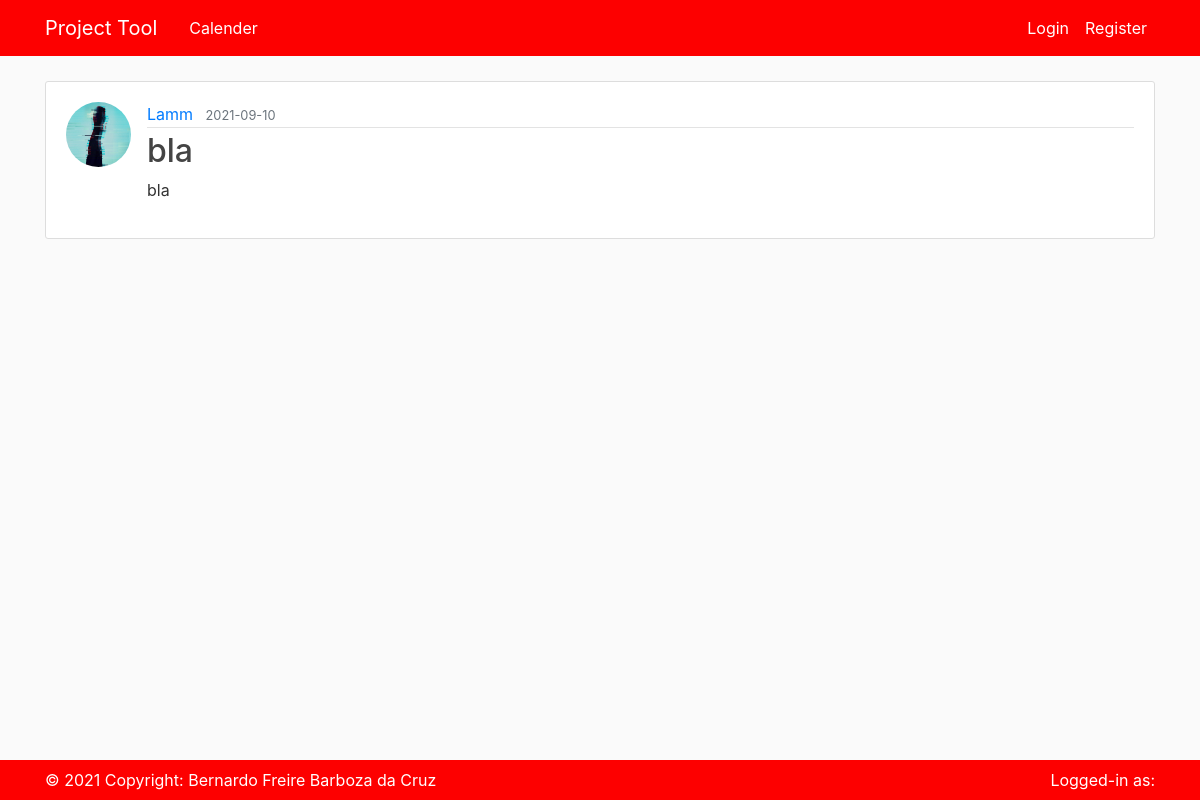
/post/1, run on the app's committed database.
### pm_app/models.py (models this page shows, shortened)
class User(db.Model, UserMixin):
    id = db.Column(db.Integer, primary_key=True)
    username = db.Column(db.String(20), unique=True, nullable=False)
    email = db.Column(db.String(120), unique=True, nullable=False)
    image_file = db.Column(db.String(20), nullable=False, default='default.jpg')
    password = db.Column(db.String(60), nullable=False)
    supplier = db.Column(db.Integer, nullable=False)
    posts = db.relationship('Post', backref='author', lazy=True)
    workedfor = db.relationship('WorkedFor', backref='author', lazy=True)

class Post(db.Model):
    id = db.Column(db.Integer, primary_key=True)
    title = db.Column(db.String(100), nullable=False)
    date_posted = db.Column(db.DateTime, nullable=False, default=datetime.utcnow)
    content = db.Column(db.Text, nullable=False)
    user_id = db.Column(db.Integer, db.ForeignKey('user.id'), nullable=False)

### pm_app/routes.py (the view)
@app.route('/post/<int:post_id>')
def post(post_id):
    post = Post.query.get_or_404(post_id)
    return render_template('post.html',
                            title=post.title,
                            post=post,
                            legend='Create post')

### pm_app/templates/post.html (shortened to what this page needs)
{% extends "layout.html" %}
{% block content %}
  <article class="media content-section">
    <img class="rounded-circle article-img" src="{{ url_for('static', filename='profile_pics/' + post.author.image_file) }}">
    <div class="media-body">
      <div class="article-metadata">
        <a class="mr-2" href="{{ url_for('user_posts', username=post.author.username) }}">{{ post.author.username }}</a>
        <small class="text-muted">{{ post.date_posted.strftime('%Y-%m-%d') }}</small>
      </div>
      <h2 class="article-title">{{ post.title }}</h2>
      <p class="article-content">{{ post.content }}</p>
    </div>
  </article>
{% endblock content %}

### pm_app/static/main.css (style rules this page uses)
body { background: #fafafa; color: #333333; margin-top: 5rem; margin-bottom: 5rem; }
h1, h2, h3, h4, h5, h6 { color: #444444; }
.content-section { background: #ffffff; padding: 20px 20px; border: 1px solid #dddddd; border-radius: 3px; margin-bottom: 20px; }
.article-title { color: #444444; }
.article-content { white-space: pre-line; }
.article-img { height: 65px; width: 65px; margin-right: 16px; }
.article-metadata { padding-bottom: 1px; margin-bottom: 4px; border-bottom: 1px solid #e3e3e3 }

### data on the page
User: image_file (placeholder picture), author.username "Lamm"
Post: date_posted "2021-09-10", title "bla", content "bla"
